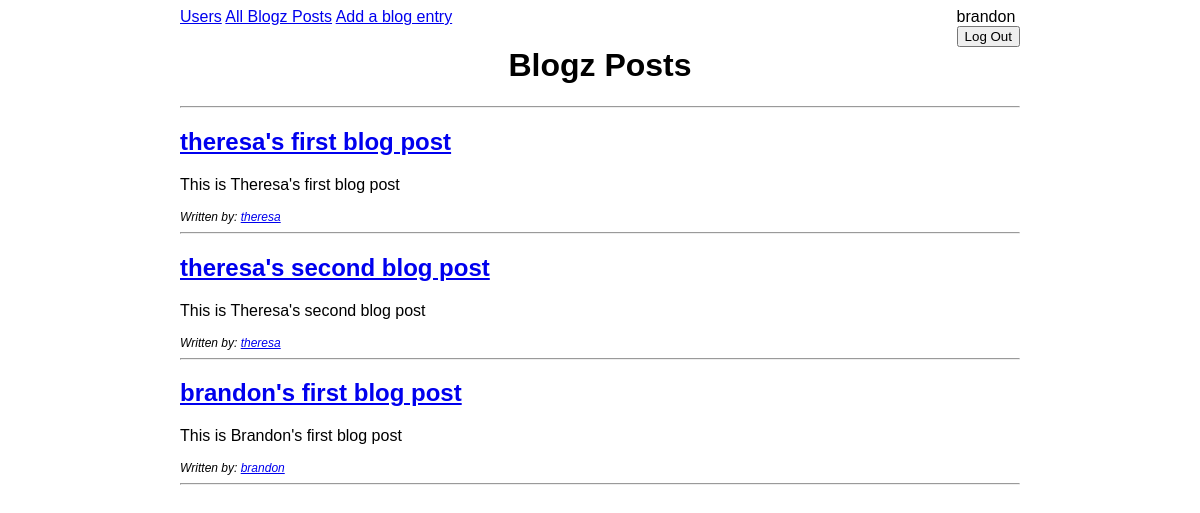
Screenshot of /blog (signed in) with the database file from the repository.
### models.py (models this page shows, shortened)
class User(db.Model):
    id = db.Column(db.Integer, primary_key=True)
    username = db.Column(db.String(50))
    password = db.Column(db.String(50))
    blogs = db.relationship('Blog', backref='owner')

class Blog(db.Model):
    id = db.Column(db.Integer, primary_key=True)
    title = db.Column(db.String(120))
    body = db.Column(db.String(800))
    owner_id = db.Column(db.Integer, db.ForeignKey('user.id'))

### main.py (the view)
@app.route('/blog', methods=['POST', 'GET'])
def blog():
    username = request.args.get('user')
    if username:
        user = User.query.filter_by(username=username).first()
        posts_by_user = Blog.query.filter_by(owner_id=user.id).all()
        return render_template('blog.html', posts_by_user=posts_by_user, username=username)
    blog_id = request.args.get('id')
    if blog_id != None:
        post_to_display = Blog.query.filter_by(id=blog_id).first()
        return render_template('blog.html', post_to_display=post_to_display)
    return render_template('blog.html', blog_posts=get_all_blog_posts(), users=get_all_users())

### main.py (called while the page is built)
def get_all_blog_posts():
    return Blog.query.all()

def get_all_users():
    return User.query.all()

@app.before_request
def require_login():
    allowed_routes = ['login', 'blog', 'index', 'signup']
    if not('username' in session or request.endpoint in allowed_routes):
        return redirect("/login")

### templates/blog.html (shortened to what this page needs)
{% extends "base.html" %}
{% block content %}
{% if blog_posts|length > 0 %}
    <br>
    <h1>Blogz Posts</h1>
    <hr>
        {% for post in blog_posts %}
        <form method="post">
            <h2><a href="blog?id={{post.id}}">{{post.title}}</a></h2>
        </form>
            <p>{{post.body}}</p>
            {% for user in users %}
                {% if user.id == post.owner_id %}
            <div class="written-by">Written by: <a href='blog?user={{user.username}}'>{{user.username}}</a></div>
                <hr>
                {% endif %}
            {% endfor %}
        {% endfor %}
{% endif %}
{% endblock %}

### templates/base.html (shortened to what this page needs)
<!doctype html>
<html>
    <head>
    </head>
<body>
    <a href="/">Users</a> <a href="/blog">All Blogz Posts</a> <a href="/newpost">Add a blog entry</a>
    <div style='float: right'>
        {% if 'username' in session %}
          {{ session['username'] }}
          <form action="/logout" method="post" id='logout'>
            <input type="submit" value="Log Out" />
          </form>
        {% else %}
          <a href="/">Home</a> | <a href="login">Log In</a> | <a href="signup">Create Account</a>
        {% endif %}
      </div>
    {% block content %}
    {% endblock %}
</body>
</html>

### rows the page displays
User: username "brandon"
Blog: title "theresa's first blog post", body "This is Theresa's first blog post"
User: username "theresa"
Blog: title "theresa's second blog post", body "This is Theresa's second blog post"
Blog: title "brandon's first blog post", body "This is Brandon's first blog post"
